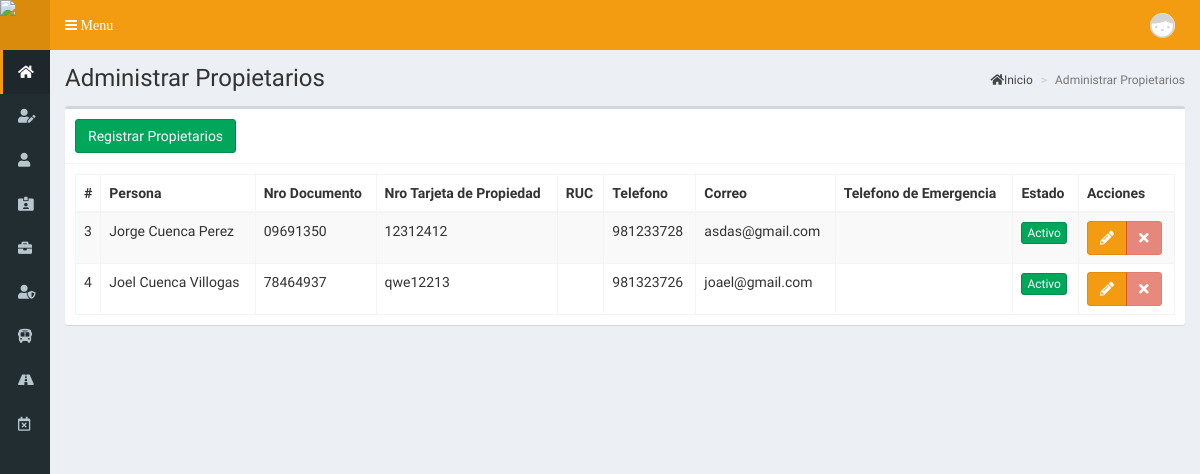
Page /propietarios (signed in) on the committed database.
### tables this page shows
CREATE TABLE `propietario` (
  `Id` int(11) NOT NULL,
  `IdPersona` varchar(20) NOT NULL,
  `TarjetaPropiedad` text NOT NULL,
  `Ruc` varchar(20) DEFAULT NULL,
  `TelEmergencia` varchar(14) DEFAULT NULL,
  `Estado` int(11) NOT NULL DEFAULT 1
);

CREATE TABLE `persona` (
  `Id` varchar(20) NOT NULL,
  `TipoDocumento` varchar(30) NOT NULL,
  `Nacionalidad` varchar(30) NOT NULL,
  `Nombre` varchar(50) NOT NULL,
  `ApellidoPa` varchar(30) NOT NULL,
  `ApellidoMa` varchar(30) NOT NULL,
  `Telefono` varchar(14) NOT NULL,
  `Correo` varchar(50) DEFAULT NULL,
  `Direccion` varchar(60) DEFAULT NULL,
  `Creado` timestamp NOT NULL DEFAULT current_timestamp() ON UPDATE current_timestamp()
);

### controladores/plantilla.controlador.php (called while the page is built)
<?php
class ControladorPlantilla{
    static public function ctrPlantilla(){
        include "vistas/plantilla.php";
    }
}

### index.php (called while the page is built, shortened)
<?php
require_once "controladores/plantilla.controlador.php";
require_once "controladores/propietario.controlador.php";
require_once "modelos/propietario.modelo.php";
$plantilla = new ControladorPlantilla();
$plantilla -> ctrPlantilla();

### modelos/conexion.php (called while the page is built)
<?php
class Conexion{
    static public function conectar(){
        $link = new PDO("mysql:host=localhost;dbname=bdsanjudas","root","");
        $link -> exec("set names utf8");
        return $link;
    }
}

### modelos/propietario.modelo.php (called while the page is built, shortened)
<?php
require_once "Conexion.php";
class ModeloPropietario{
    static public function mdlListar(){
        $stmt = Conexion::conectar() -> prepare("SELECT * FROM persona P inner join propietario O on O.IdPersona = P.Id");
        $stmt -> execute();
        return $stmt -> fetchAll();
    }
}

### controladores/propietario.controlador.php (called while the page is built, shortened)
<?php
class ControladorPropietario{
    static public function ctrListar(){
        $Lista = ModeloPropietario::mdlListar();
        return $Lista;
    }
}

### vistas/modulos/propietarios.php (the view, shortened to what this page needs)
<div class="content-wrapper">
    <section class="content-header">
      <h1>
        Administrar Propietarios
      </h1>
      <ol class="breadcrumb">
        <li><a href="#"><i class="fas fa-home"></i>Inicio</a></li>
        <li class="active">Administrar Propietarios</li>
      </ol>
    </section>
    <section class="content">
      <div class="box">
          <div class="box-header with-border">
              <button class="btn btn-success" data-toggle="modal" data-target="#modalAgregarPropietario">
                Registrar Propietarios
              </button>
          </div>
          <div class="box-body">
              <table class="table table-bordered table-striped dt-responsive tablas">
                <thead>
                  <tr>
                      <th  style="width:10px">#</th>
                      <th>Persona</th>
                      <th>Nro Documento</th>
                      <th>Nro Tarjeta de Propiedad</th>
                      <th>RUC</th>
                      <th>Telefono</th>
                      <th>Correo</th>
                      <th>Telefono de Emergencia</th>
                      <th>Estado</th>
                      <th>Acciones</th>
                  </tr>
                </thead>
                <tbody>
                    <?php
                        $ListaPro=ControladorPropietario::ctrListar();
                        foreach($ListaPro as $Key => $Pro){
                    ?>
                  <tr>
                      <td><?=$Pro["Id"]?></td>
                      <td><?=$Pro["Nombre"]?> <?=$Pro["ApellidoPa"]?> <?=$Pro["ApellidoMa"]?></td>
                      <td><?=$Pro["IdPersona"]?></td>
                      <td><?=$Pro["TarjetaPropiedad"]?></td>
                      <td><?=$Pro["Ruc"]?></td>
                      <td><?=$Pro["Telefono"]?></td>
                      <td><?=$Pro["Correo"]?></td>
                      <td><?=$Pro["TelEmergencia"]?></td>
                      <td>
                        <?php
                            if($Pro["Estado"]==="1"){
                                echo '<button class="btn btn-success btn-xs">Activo</button>';
                            }else{
                                echo '<button class="btn btn-danger btn-xs">Inactivo</button>';
                            }
                        ?>
                      </td>
                      <td>
                        <div class="btn-group">
                            <button class="btn btn-warning"><i class="fas fa-pencil-alt"></i></button>
                            <button class="btn btn-danger" onclick="getBorrarUsu(<?=$Pro['Id']?>)"
                                        data-toggle="modal" data-target="#modalBorrar" disabled><i
                                            class="fa fa-times"></i></button>
                        </div>
                      </td>
                  </tr>
                  <?php } ?>
                </tbody>
              </table>
          </div>
      </div>
    </section>
  </div>

### rows in the picture
propietario: Id "3", IdPersona.Nombre "Jorge", IdPersona.ApellidoPa "Cuenca", IdPersona.ApellidoMa "Perez", IdPersona "09691350", TarjetaPropiedad "12312412", IdPersona.Telefono "981233728", IdPersona.Correo "asdas@gmail.com", Estado "Activo"
propietario: Id "4", IdPersona.Nombre "Joel", IdPersona.ApellidoPa "Cuenca", IdPersona.ApellidoMa "Villogas", IdPersona "78464937", TarjetaPropiedad "qwe12213", IdPersona.Telefono "981323726", IdPersona.Correo "joael@gmail.com", Estado "Activo"
